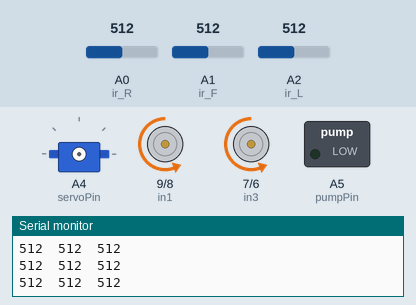
Recording of a sketch running on a simulated Arduino Uno, built with avr-gcc and run on an emulated ATmega328P. Shown: servo, motor-driver pin pairs drawn as motors (green arrow = first pin HIGH = forward, orange = second pin HIGH = backward, longer = more drive, scaled by the enable pin), switched loads named in the sketch (green lamp = pin HIGH), the last lines printed to the serial monitor. Wiring (inferred from the names in the program): servo: signal A4. Inputs (shaded band) come from the test bench; at power-on: A0 (ir_R) = 512, A2 (ir_L) = 512, A1 (ir_F) = 512. Servo pulses on a pin are drawn as a servo (544–2400 µs = 0–180°); pins used as bus, display or sensor lines are not drawn.

Above: at 1.5 s.
1.8 s: A0 (ir_R) set to 693
4.8 s: A0 (ir_R) set to 717
At 6.0 s:
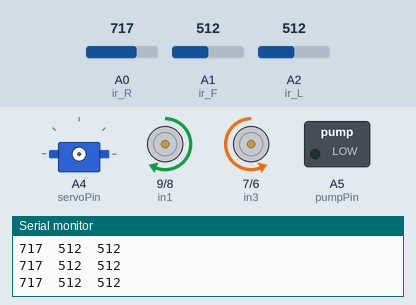
6.3 s: A2 (ir_L) set to 268
7.8 s: A2 (ir_L) set to 234
At 8.6 s:
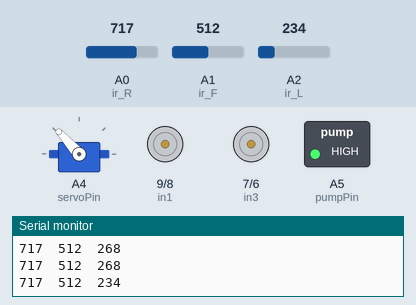
10.8 s: A2 (ir_L) set to 260
At 12.7 s:
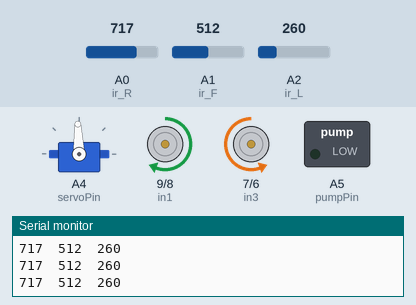
13.0 s: A1 (ir_F) set to 791
14.5 s: A1 (ir_F) set to 814
At 14.84 s:
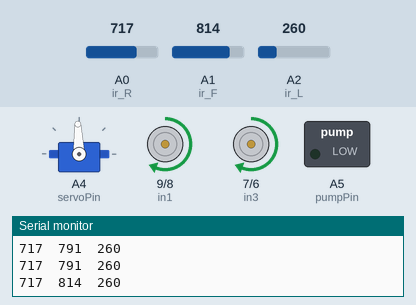
Timing chart, 0 to 18.5 s (numbered marks = the images above; inputs shaded):
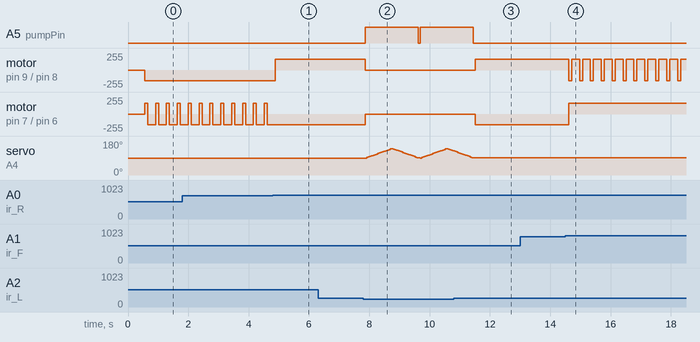

Measured:
- the behaviour switches between 700 and 701 on A0 (ir_R) (found by bisection; images 0 and 1)
- the behaviour switches between 250 and 249 on A2 (ir_L) (found by bisection; images 1 and 2)
- the behaviour switches between 800 and 801 on A1 (ir_F) (found by bisection; images 3 and 4)
- after the input at 4.8 s, motor on pin 9 (in1) / pin 8 (in2): backward 160/255 → forward 160/255 after 0.08 s; motor on pin 7 (in3) / pin 6 (in4): stops changing and stays backward 160/255
- after the input at 7.8 s, A5 (pumpPin): LOW → HIGH after 0.06 s, → LOW 1.8 s later, → HIGH 0.06 s later; motor on pin 9 (in1) / pin 8 (in2): forward 160/255 → stopped after 0.06 s
- after the input at 10.8 s, A5 (pumpPin): goes on until 11.4 s, then stays LOW; motor on pin 9 (in1) / pin 8 (in2): stopped → forward 160/255 after 0.71 s; motor on pin 7 (in3) / pin 6 (in4): stopped → backward 160/255 after 0.71 s; servo on A4 (servoPin): goes on until 11.4 s, then stays 92°
- after the input at 14.5 s, motor on pin 9 (in1) / pin 8 (in2): alternates forward 160/255 for 0.26 s and backward 160/255 for 0.10 s, starting after 0.11 s; motor on pin 7 (in3) / pin 6 (in4): backward 160/255 → forward 160/255 after 0.11 s
- by itself, motor on pin 7 (in3) / pin 6 (in4): alternates forward 160/255 for 0.10 s and backward 160/255 for 0.26 s

The sketch:

fire_fighting_robot.ino
```cpp
/*
  Project: Autonomous Fire-Fighting Robot
  Author: Om Pandey
  Description:
  Arduino-based autonomous robot capable of detecting and
  extinguishing fire using multi-sensor integration.

  Performance:
  - Detection range: 25–30 cm
  - Response time: 2–3 seconds
  - Extinguishes within 1–2 attempts
*/

// ================= PIN DEFINITIONS =================
#define enA 10   // Enable1 L298 Pin
#define in1 9    // Motor1 L298 Pin in1
#define in2 8    // Motor1 L298 Pin in2
#define in3 7    // Motor2 L298 Pin in3
#define in4 6    // Motor2 L298 Pin in4
#define enB 5    // Enable2 L298 Pin

#define ir_R A0  // Right flame sensor
#define ir_F A1  // Front flame sensor
#define ir_L A2  // Left flame sensor

#define servoPin A4
#define pumpPin  A5

int Speed = 160;   // Motor speed (0–255)
int s1, s2, s3;

// ================= SETUP =================
void setup() {
  Serial.begin(9600);

  pinMode(ir_R, INPUT);
  pinMode(ir_F, INPUT);
  pinMode(ir_L, INPUT);

  pinMode(enA, OUTPUT);
  pinMode(in1, OUTPUT);
  pinMode(in2, OUTPUT);
  pinMode(in3, OUTPUT);
  pinMode(in4, OUTPUT);
  pinMode(enB, OUTPUT);

  pinMode(servoPin, OUTPUT);
  pinMode(pumpPin, OUTPUT);

  analogWrite(enA, Speed);
  analogWrite(enB, Speed);

  digitalWrite(pumpPin, LOW);

  delay(500);
}

// ================= MAIN LOOP =================
void loop() {

  s1 = analogRead(ir_R);
  s2 = analogRead(ir_F);
  s3 = analogRead(ir_L);

  Serial.print(s1); Serial.print("\t");
  Serial.print(s2); Serial.print("\t");
  Serial.println(s3);

  delay(50);

  // ===== FIRE DETECTION LOGIC =====

  if (s1 < 250) {
    Stop();
    extinguishLeft();
  }
  else if (s2 < 350) {
    Stop();
    extinguishFront();
  }
  else if (s3 < 250) {
    Stop();
    extinguishRight();
  }
  else if (s1 >= 251 && s1 <= 700) {
    digitalWrite(pumpPin, LOW);
    backward();
    delay(100);
    turnRight();
    delay(200);
  }
  else if (s2 >= 251 && s2 <= 800) {
    digitalWrite(pumpPin, LOW);
    forward();
  }
  else if (s3 >= 251 && s3 <= 700) {
    digitalWrite(pumpPin, LOW);
    backward();
    delay(100);
    turnLeft();
    delay(200);
  }
  else {
    digitalWrite(pumpPin, LOW);
    Stop();
  }

  delay(10);
}

// ================= FIRE EXTINGUISH FUNCTIONS =================

void extinguishLeft() {
  digitalWrite(pumpPin, HIGH);

  for (int angle = 90; angle >= 40; angle -= 3)
    servoPulse(servoPin, angle);

  for (int angle = 40; angle <= 90; angle += 3)
    servoPulse(servoPin, angle);

  digitalWrite(pumpPin, LOW);
}

void extinguishFront() {
  digitalWrite(pumpPin, HIGH);

  for (int angle = 90; angle <= 140; angle += 3)
    servoPulse(servoPin, angle);

  for (int angle = 140; angle >= 40; angle -= 3)
    servoPulse(servoPin, angle);

  for (int angle = 40; angle <= 90; angle += 3)
    servoPulse(servoPin, angle);

  digitalWrite(pumpPin, LOW);
}

void extinguishRight() {
  digitalWrite(pumpPin, HIGH);

  for (int angle = 90; angle <= 140; angle += 3)
    servoPulse(servoPin, angle);

  for (int angle = 140; angle >= 90; angle -= 3)
    servoPulse(servoPin, angle);

  digitalWrite(pumpPin, LOW);
}

// ================= SERVO CONTROL =================
void servoPulse(int pin, int angle) {
  int pwm = (angle * 11) + 500;
  digitalWrite(pin, HIGH);
  delayMicroseconds(pwm);
  digitalWrite(pin, LOW);
  delay(50);
}

// ================= MOTOR FUNCTIONS =================
void forward() {
  digitalWrite(in1, HIGH);
  digitalWrite(in2, LOW);
  digitalWrite(in3, LOW);
  digitalWrite(in4, HIGH);
}

void backward() {
  digitalWrite(in1, LOW);
  digitalWrite(in2, HIGH);
  digitalWrite(in3, HIGH);
  digitalWrite(in4, LOW);
}

void turnRight() {
  digitalWrite(in1, LOW);
  digitalWrite(in2, HIGH);
  digitalWrite(in3, LOW);
  digitalWrite(in4, HIGH);
}

void turnLeft() {
  digitalWrite(in1, HIGH);
  digitalWrite(in2, LOW);
  digitalWrite(in3, HIGH);
  digitalWrite(in4, LOW);
}

void Stop() {
  digitalWrite(in1, LOW);
  digitalWrite(in2, LOW);
  digitalWrite(in3, LOW);
  digitalWrite(in4, LOW);
}
```
